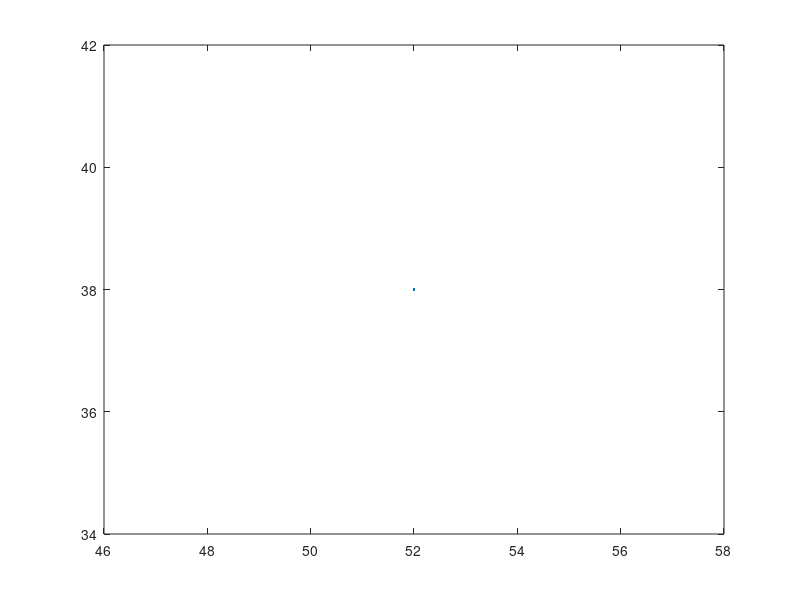

MATLAB code for this plot: (Note: this script raises an error after producing the figure.)
close all;

x= 52;
y= 38;
kwadratx = 26;
kwadraty = 17;
rozmx =1;
rozmy =1;

nadajniki = [12.5 26.5 40.5;2.5 2.5 2.5];
odbiorniki =[8 30 44.5;36.5 36.5 36.5];

plot(x,y)
hold on
% blocked =zeros()
for i =1:3
    for j =1:3
    k = wektorsektor(nadajniki(1,i),nadajniki(2,i),odbiorniki(1,j),odbiorniki(2,j),kwadratx,kwadraty,rozmx,rozmy);
    if k == -1
        line([nadajniki(1,i),odbiorniki(1,j)],[nadajniki(2,i),odbiorniki(2,j)],"Color","g","LineWidth",4)
    end
    if k == 1
        line([nadajniki(1,i),odbiorniki(1,j)],[nadajniki(2,i),odbiorniki(2,j)],"Color","r","LineWidth",4)

    end

    end
end

for i =0:x
    for j=0:y
        rectangle('Position',[i j 1 1])

    end
end



plot(nadajniki(1,:),nadajniki(2,:),"r*")
plot(odbiorniki(1,:),odbiorniki(2,:),"b*")
rectangle('Position',[kwadratx kwadraty rozmx rozmy],'FaceColor',"b")
ylim([0,38])
xlim([0,52])
grid on
hold off
